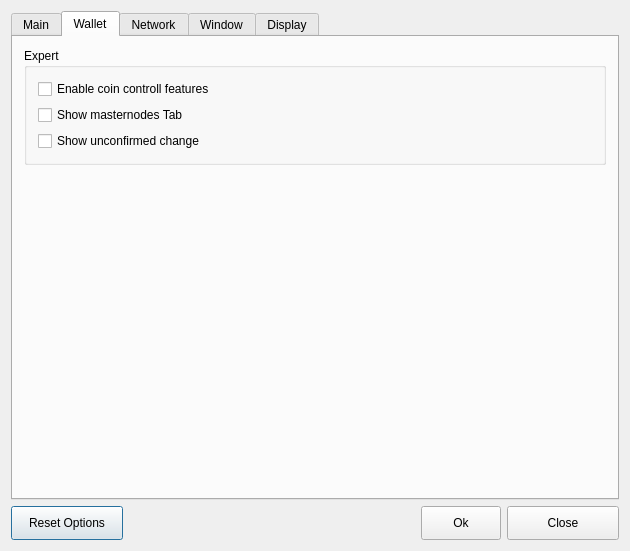
<?xml version="1.0" encoding="UTF-8"?>
<ui version="4.0">
 <class>DlgSettings</class>
 <widget class="QDialog" name="DlgSettings">
  <property name="geometry">
   <rect>
    <x>0</x>
    <y>0</y>
    <width>630</width>
    <height>551</height>
   </rect>
  </property>
  <property name="windowTitle">
   <string>Options</string>
  </property>
  <property name="windowIcon">
   <iconset resource="../resources/resource.qrc">
    <normaloff>:/ico/icon.ico</normaloff>:/ico/icon.ico</iconset>
  </property>
  <layout class="QVBoxLayout" name="verticalLayout_5">
   <item>
    <widget class="QTabWidget" name="m_twMain">
     <property name="currentIndex">
      <number>1</number>
     </property>
     <widget class="QWidget" name="m_pgMain">
      <attribute name="title">
       <string>Main</string>
      </attribute>
      <layout class="QVBoxLayout" name="verticalLayout_6">
       <item>
        <widget class="QCheckBox" name="m_cbStartOnLogin">
         <property name="text">
          <string>Start wallet on system login</string>
         </property>
        </widget>
       </item>
       <item>
        <layout class="QHBoxLayout" name="horizontalLayout_2">
         <item>
          <widget class="QLabel" name="m_lDbSize">
           <property name="text">
            <string>Size of database cache</string>
           </property>
          </widget>
         </item>
         <item>
          <widget class="QSpinBox" name="m_sbDbSize">
           <property name="minimum">
            <number>1</number>
           </property>
           <property name="maximum">
            <number>4096</number>
           </property>
           <property name="value">
            <number>10</number>
           </property>
          </widget>
         </item>
         <item>
          <widget class="QLabel" name="m_lDbSizePostfix">
           <property name="text">
            <string>M</string>
           </property>
          </widget>
         </item>
         <item>
          <spacer name="horizontalSpacer_3">
           <property name="orientation">
            <enum>Qt::Horizontal</enum>
           </property>
           <property name="sizeHint" stdset="0">
            <size>
             <width>40</width>
             <height>20</height>
            </size>
           </property>
          </spacer>
         </item>
        </layout>
       </item>
       <item>
        <spacer name="verticalSpacer_4">
         <property name="orientation">
          <enum>Qt::Vertical</enum>
         </property>
         <property name="sizeHint" stdset="0">
          <size>
           <width>20</width>
           <height>393</height>
          </size>
         </property>
        </spacer>
       </item>
      </layout>
     </widget>
     <widget class="QWidget" name="m_pgWallet">
      <attribute name="title">
       <string>Wallet</string>
      </attribute>
      <layout class="QVBoxLayout" name="verticalLayout_2">
       <item>
        <widget class="QGroupBox" name="m_gbExpert">
         <property name="title">
          <string>Expert</string>
         </property>
         <layout class="QVBoxLayout" name="verticalLayout">
          <item>
           <widget class="QCheckBox" name="m_cbCoinControl">
            <property name="text">
             <string>Enable coin controll features</string>
            </property>
           </widget>
          </item>
          <item>
           <widget class="QCheckBox" name="m_cbShowMasterNodesTab">
            <property name="text">
             <string>Show masternodes Tab</string>
            </property>
           </widget>
          </item>
          <item>
           <widget class="QCheckBox" name="m_cbSpendUnconfirmedChange">
            <property name="text">
             <string>Show unconfirmed change</string>
            </property>
           </widget>
          </item>
         </layout>
        </widget>
       </item>
       <item>
        <spacer name="verticalSpacer">
         <property name="orientation">
          <enum>Qt::Vertical</enum>
         </property>
         <property name="sizeHint" stdset="0">
          <size>
           <width>20</width>
           <height>342</height>
          </size>
         </property>
        </spacer>
       </item>
      </layout>
     </widget>
     <widget class="QWidget" name="m_pgNetwork">
      <attribute name="title">
       <string>Network</string>
      </attribute>
      <layout class="QVBoxLayout" name="verticalLayout_3">
       <item>
        <widget class="QCheckBox" name="m_cbMapPort">
         <property name="text">
          <string>Map port using UPnP</string>
         </property>
        </widget>
       </item>
       <item>
        <widget class="QCheckBox" name="m_cbAllowIncomingConnections">
         <property name="text">
          <string>Allow incoming connections</string>
         </property>
        </widget>
       </item>
       <item>
        <widget class="QCheckBox" name="m_cbUseProxy">
         <property name="text">
          <string>Connect through SOCKS5 proxy (default proxy):</string>
         </property>
        </widget>
       </item>
       <item>
        <layout class="QHBoxLayout" name="horizontalLayout_3">
         <item>
          <widget class="QLabel" name="m_lProxy">
           <property name="text">
            <string>Proxy IP:</string>
           </property>
          </widget>
         </item>
         <item>
          <widget class="QLineEdit" name="lineEdit">
           <property name="inputMask">
            <string>000.000.000.000</string>
           </property>
           <property name="text">
            <string>127.0.0.1</string>
           </property>
          </widget>
         </item>
         <item>
          <widget class="QLabel" name="m_lPort">
           <property name="text">
            <string>Port:</string>
           </property>
          </widget>
         </item>
         <item>
          <widget class="QSpinBox" name="spinBox">
           <property name="maximum">
            <number>35965</number>
           </property>
           <property name="value">
            <number>9050</number>
           </property>
          </widget>
         </item>
         <item>
          <spacer name="horizontalSpacer_2">
           <property name="orientation">
            <enum>Qt::Horizontal</enum>
           </property>
           <property name="sizeHint" stdset="0">
            <size>
             <width>40</width>
             <height>20</height>
            </size>
           </property>
          </spacer>
         </item>
        </layout>
       </item>
       <item>
        <spacer name="verticalSpacer_2">
         <property name="orientation">
          <enum>Qt::Vertical</enum>
         </property>
         <property name="sizeHint" stdset="0">
          <size>
           <width>20</width>
           <height>347</height>
          </size>
         </property>
        </spacer>
       </item>
      </layout>
     </widget>
     <widget class="QWidget" name="m_pgWindow">
      <attribute name="title">
       <string>Window</string>
      </attribute>
      <layout class="QVBoxLayout" name="verticalLayout_4">
       <item>
        <widget class="QCheckBox" name="m_cbMinimizeToTray">
         <property name="text">
          <string>Minimize to the tray instead of the taskbar</string>
         </property>
        </widget>
       </item>
       <item>
        <widget class="QCheckBox" name="m_cbMinimizeOnClose">
         <property name="text">
          <string>Minimize on close</string>
         </property>
        </widget>
       </item>
       <item>
        <spacer name="verticalSpacer_3">
         <property name="orientation">
          <enum>Qt::Vertical</enum>
         </property>
         <property name="sizeHint" stdset="0">
          <size>
           <width>20</width>
           <height>398</height>
          </size>
         </property>
        </spacer>
       </item>
      </layout>
     </widget>
     <widget class="QWidget" name="m_pgDisplay">
      <attribute name="title">
       <string>Display</string>
      </attribute>
      <layout class="QFormLayout" name="formLayout">
       <item row="0" column="0">
        <widget class="QLabel" name="m_lLang">
         <property name="text">
          <string>User interface language:</string>
         </property>
        </widget>
       </item>
       <item row="0" column="1">
        <widget class="QComboBox" name="m_cbLang">
         <item>
          <property name="text">
           <string>English</string>
          </property>
         </item>
        </widget>
       </item>
      </layout>
     </widget>
    </widget>
   </item>
   <item>
    <layout class="QHBoxLayout" name="horizontalLayout">
     <item>
      <widget class="QPushButton" name="m_btnResetSettings">
       <property name="minimumSize">
        <size>
         <width>112</width>
         <height>34</height>
        </size>
       </property>
       <property name="text">
        <string>Reset Options</string>
       </property>
      </widget>
     </item>
     <item>
      <spacer name="horizontalSpacer">
       <property name="orientation">
        <enum>Qt::Horizontal</enum>
       </property>
       <property name="sizeHint" stdset="0">
        <size>
         <width>40</width>
         <height>20</height>
        </size>
       </property>
      </spacer>
     </item>
     <item>
      <widget class="QPushButton" name="m_btnOk">
       <property name="minimumSize">
        <size>
         <width>70</width>
         <height>34</height>
        </size>
       </property>
       <property name="text">
        <string>Ok</string>
       </property>
      </widget>
     </item>
     <item>
      <widget class="QPushButton" name="m_btnClose">
       <property name="minimumSize">
        <size>
         <width>112</width>
         <height>34</height>
        </size>
       </property>
       <property name="text">
        <string>Close</string>
       </property>
      </widget>
     </item>
    </layout>
   </item>
  </layout>
 </widget>
 <layoutdefault spacing="6" margin="11"/>
 <resources>
  <include location="../resources/resource.qrc"/>
 </resources>
 <connections>
  <connection>
   <sender>m_btnClose</sender>
   <signal>clicked()</signal>
   <receiver>DlgSettings</receiver>
   <slot>reject()</slot>
   <hints>
    <hint type="sourcelabel">
     <x>357</x>
     <y>519</y>
    </hint>
    <hint type="destinationlabel">
     <x>466</x>
     <y>520</y>
    </hint>
   </hints>
  </connection>
 </connections>
</ui>
